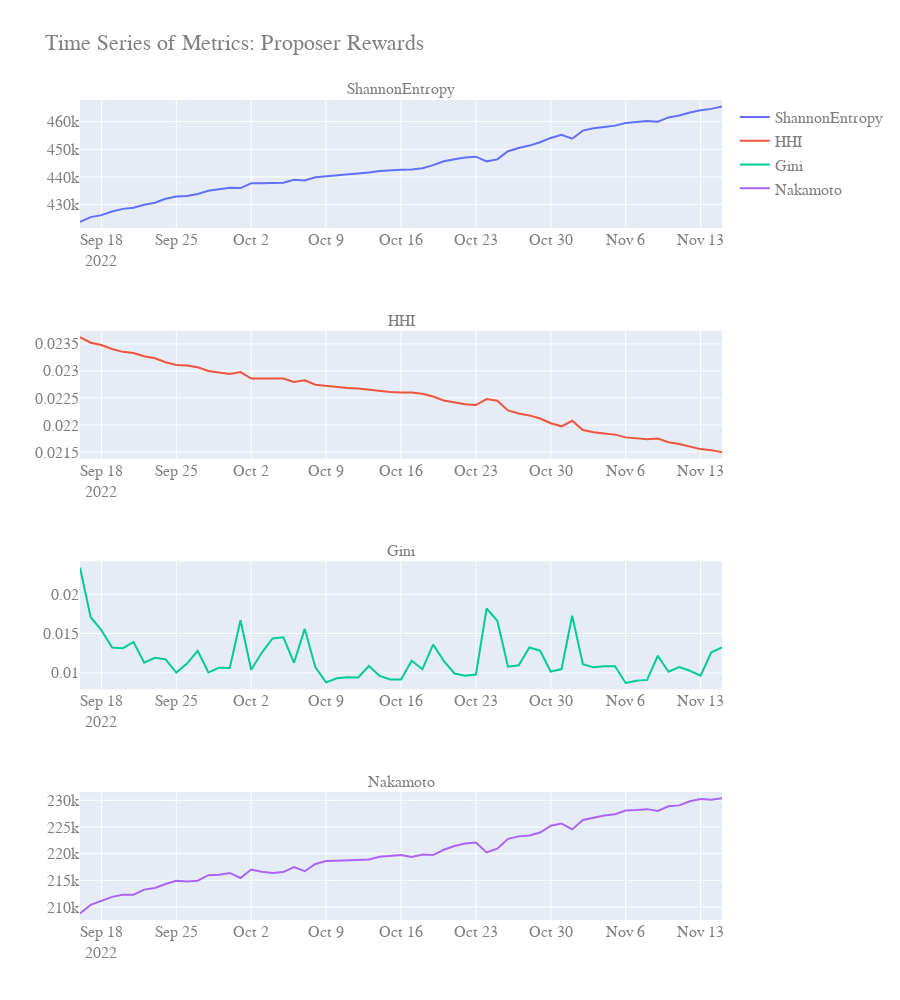

Notebook cell for this chart:
### Code cell
import plotly.graph_objects as go
from plotly.subplots import make_subplots
import pandas as pd

# Sample dataframe (replace with your actual dataframe)
df = data.copy()

# Create a 4x1 subplot layout
fig = make_subplots(rows=4, cols=1, shared_xaxes=False, subplot_titles=('ShannonEntropy', 'HHI', 'Gini', 'Nakamoto'))

# Add traces for each metric
fig.add_trace(go.Scatter(x=df['date'], y=df['ShannonEntropy'], mode='lines', name='ShannonEntropy'), row=1, col=1)
fig.add_trace(go.Scatter(x=df['date'], y=df['HHI'], mode='lines', name='HHI'), row=2, col=1)
fig.add_trace(go.Scatter(x=df['date'], y=df['Gini'], mode='lines', name='Gini'), row=3, col=1)
fig.add_trace(go.Scatter(x=df['date'], y=df['Nakamoto'], mode='lines', name='Nakamoto'), row=4, col=1)

# LaTeX styled title and subplot titles
fig.update_layout(
    title_text="Time Series of Metrics: Proposer Rewards",
    font=dict(family="Courier New, monospace", size=16, color="#7f7f7f"),
    height=1000,  # Adjusted height
    template="plotly"  # Set the theme to ggplot2
)

# Add LaTeX explanation
# Explanation with LaTeX-style formatting
#explanation = "Note: In this plot, the symbol $\\mu$ represents the metric prefix 'micro-', denoting a factor of $10^{-6}$."

# Show the plot
fig.show()
